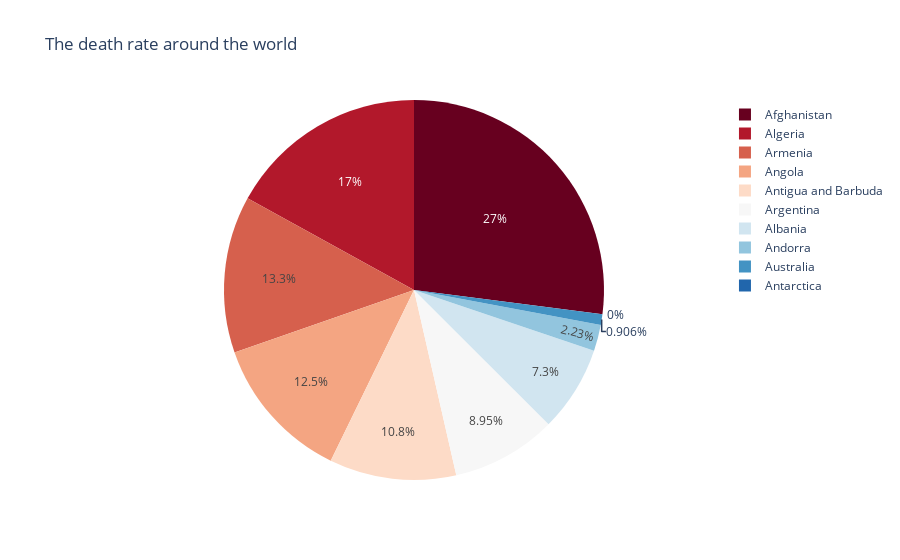

Notebook code cell kept with this figure:
### Code cell
#death rate in a country
fig5 = px.pie(data1, values='Mortality_Rate', names='Country_Region', 
              color_discrete_sequence=px.colors.sequential.RdBu , 
              title='The death rate around the world')

fig5.show()

### Figure 1 — Plotly figure (JSON) as saved in the notebook; plotly's stock layout.template omitted (floating-point values rounded to 4 significant figures)
{"data": [{"domain": {"x": [0, 1], "y": [0, 1]}, "hovertemplate": "Country_Region=%{label}<br>Mortality_Rate=%{value}<extra></extra>", "labels": ["Afghanistan", "Albania", "Algeria", "Andorra", "Angola", "Antarctica", "Antigua and Barbuda", "Argentina", "Armenia", "Australia"], "legendgroup": "", "name": "", "showlegend": true, "type": "pie", "values": [4.055, 1.095, 2.548, 0.335, 1.868, 0, 1.619, 1.342, 2.001, 0.1359]}], "layout": {"legend": {"tracegroupgap": 0}, "piecolorway": ["rgb(103,0,31)", "rgb(178,24,43)", "rgb(214,96,77)", "rgb(244,165,130)", "rgb(253,219,199)", "rgb(247,247,247)", "rgb(209,229,240)", "rgb(146,197,222)", "rgb(67,147,195)", "rgb(33,102,172)", "rgb(5,48,97)"], "title": {"text": "The death rate around the world"}}}
